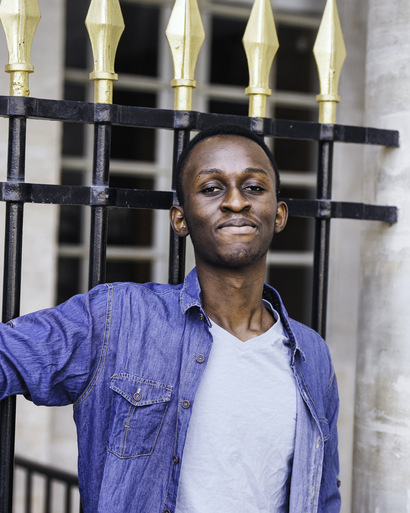
%> input picture Probabilites/TP3/Images/Joel.png, 410 x 513 px
$ octave exercice_1.m   (GNU Octave 9; MATLAB toolbox functions it lacks are replaced by stand-ins)
%> lines starting %> are read from the running program, lines starting %| are printed output that depends on the picture; in (x1, y1, x2, y2) boxes, pixels count from 0 and x2, y2 are one past the last pixel; in counts of white or black regions, pixels touching at a corner belong together; the program's own positions count from 1
### Probabilites/TP3/recursion.m
function [E,contour] = recursion(E,contour,i_germe,j_germe,voisins,G_x_n,G_y_n,card_max,cos_alpha)
% Fonction recursive permettant de construire un ensemble candidat E

G_x_n_germe = G_x_n(i_germe,j_germe);
G_y_n_germe = G_y_n(i_germe,j_germe);
nb_voisins = size(voisins,1);
k = 1;
while k<=nb_voisins & size(E,1)<=card_max
	i_voisin = i_germe+voisins(k,1);
	j_voisin = j_germe+voisins(k,2);
	if contour(i_voisin,j_voisin)
         psc = (G_x_n_germe*G_x_n(i_voisin,j_voisin) + G_y_n_germe*G_y_n(i_voisin,j_voisin));
         if psc > cos_alpha
             contour(i_voisin,j_voisin) = 0;
             E = [E;[i_voisin,j_voisin]];
             [E,contour] = recursion(E,contour,i_voisin,j_voisin,voisins,G_x_n,G_y_n,card_max,cos_alpha);
        end


		% Dans cette boucle, il vous faut :
		% - Calculer le produit scalaire entre le gradient du germe et le gradient du voisin
		% - Si ce produit scalaire est superieur a cos_alpha :
		%	+ Mettre a jour "contour"
		%	+ Mettre a jour "E" par concatenation
		%	+ Lancer l'appel recursif sur le voisin eligible

	end
	k = k+1;
end

### Probabilites/TP3/exercice_1.m
clear;
close all;
taille_ecran = get(0,'ScreenSize');
L = taille_ecran(3);
H = taille_ecran(4);

% Parametres :
set(0,'RecursionLimit',1000);		% Pour eviter les erreurs a l'execution
alpha = pi/180*12;			% Seuil sur l'orientation du gradient (en radians)
cos_alpha = cos(alpha);
S = 2/sin(alpha);			% Seuil sur la norme du gradient (decoule d'une etude theorique)

% Lecture de l'image :
% I = imread('Images/Morlaix.png');
%I = imread('Images/Piree.png');
% I = imread('Images/chaises.png');
I = imread('Images/Joel.png');
%> I is the input picture: size 513x410x3 uint8; mean R, G, B 120.9, 119.5, 132
if size(I,3)==3
	I = rgb2gray(I);
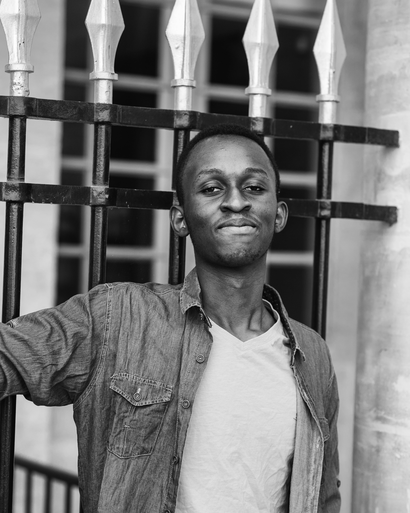
%> I: size 513x410 uint8; min 0, max 254, mean 121.3
end
I = imresize(I,0.8);
%> I: size 411x328 uint8
[nb_lignes,nb_colonnes] = size(I);
%> nb_lignes = 411; nb_colonnes = 328

% Parametres :
diagonale = floor(sqrt(nb_lignes^2+nb_colonnes^2));
%> diagonale = 525
card_max = floor(diagonale/2);
%> card_max = 262
card_min = floor(card_max/20);
%> card_min = 13

% Affichage de l'image :
figure('Name','Ensembles candidats','Position',[0,0,L,0.67*H]);
subplot(1,2,1);
imagesc(I);
axis equal;
axis off;
colormap gray;
hold on;

% Gradient du niveau de gris (x vers la droite, y vers le bas) :
I = double(I);
%> I: size 411x328 double
[G_x,G_y] = gradient(I);
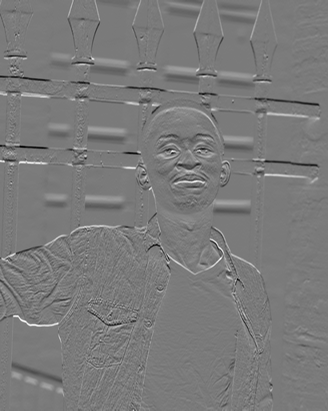
%> G_y: size 411x328 double; min -94.5, max 101.5, mean 0; drawn with min black and max white
G_norme = sqrt(G_x.^2+G_y.^2);
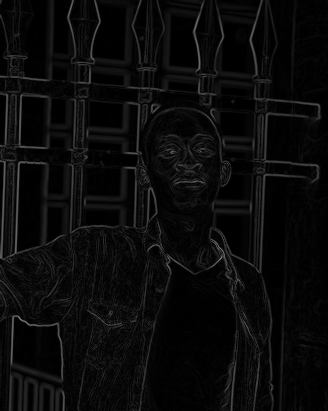
%> G_norme: size 411x328 double; min 0, max 130.2, mean 10.7

% Selection des pixels de contour :
contour = G_norme>S;
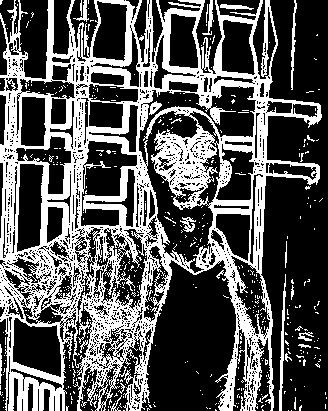
%> contour: size 411x328 logical; 34.9% white; 464 white regions (442 under 20 px), largest, box (x1, y1, x2, y2) and area: (0, 0, 322, 411) 44058, (279, 274, 286, 411) 356, (291, 0, 297, 90) 218

% Pas de pixel de contour sur le bord de l'image => Traitement simplifie !
contour([1 nb_lignes],:) = 0;
contour(:,[1 nb_colonnes]) = 0;
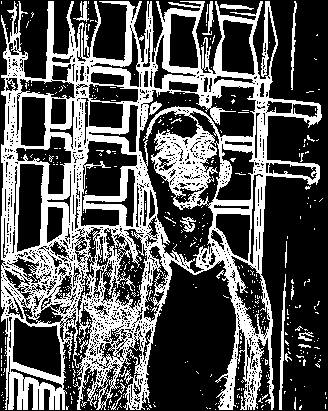
%> contour: size 411x328 logical; 34.6% white; 464 white regions (443 under 20 px), largest, box (x1, y1, x2, y2) and area: (1, 1, 322, 410) 43775, (279, 274, 286, 410) 353, (291, 1, 297, 90) 216

% Tri des pixels de contour :
indices_contour = find(contour);
%> indices_contour = 46610 values from 413 to 134385
[~,indices] = sort(G_norme(indices_contour),'descend');
indices_contour = indices_contour(indices);

% Affichage d'une petite fleche sur les pixels de contour :
[i,j] = ind2sub(size(I),indices_contour);
quiver(j,i,G_x(indices_contour),G_y(indices_contour),'r');		% Attention : x = j et y = i
axis equal;
title('Pixels de contour','FontSize',30);
drawnow;

% Boucle de traitement des pixels de contour :
liste_E = [];
voisins = [-1 -1 ; -1 0 ; -1 1 ; 0 1 ; 1 1 ; 1 0 ; 1 -1 ; 0 -1];	% 8 plus proches voisins
G_norme(~G_norme) = 1;							% Pour eviter les divisions par 0
%> G_norme: size 411x328 double; 2.23% of pixels changed, all inside (x1, y1, x2, y2) = (0, 0, 328, 411)
G_x_n = G_x./G_norme;							% Gradient normalise
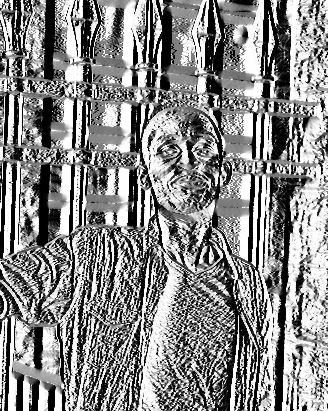
%> G_x_n: size 411x328 double; min -1, max 1, mean 0.0678; drawn with min black and max white
G_y_n = G_y./G_norme;
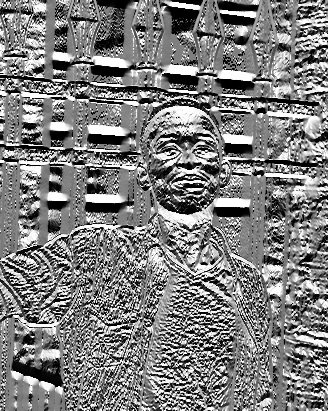
%> G_y_n: size 411x328 double; min -1, max 1, mean -0.00846; drawn with min black and max white
%> the run ends on the next line
while length(indices_contour)>0

	% Pixel dont la norme du gradient est la plus elevee = "germe" :
	indice_germe = indices_contour(1);
	[i_germe,j_germe] = ind2sub(size(I),indice_germe);
	contour(i_germe,j_germe) = 0;
	E = [i_germe j_germe];

	% Construction recursive de l'ensemble E :
	[E,contour] = recursion(E,contour,i_germe,j_germe,voisins,G_x_n,G_y_n,card_max,cos_alpha);

$ run again, with Probabilites/TP3/Images/Piree.png copied over Probabilites/TP3/Images/Joel.png
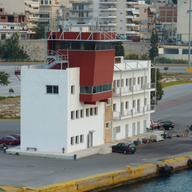
%> input picture Probabilites/TP3/Images/Piree.png, 192 x 192 px
%> I is the input picture: size 192x192x3 uint8; mean R, G, B 126.3, 125.9, 121.1
%> `contour(:,[1 nb_colonnes]) = 0;`:
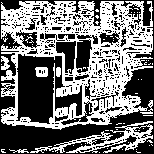
%> contour: size 154x154 logical; 45.9% white; 67 white regions (60 under 20 px), largest, box (x1, y1, x2, y2) and area: (1, 1, 153, 130) 9343, (30, 121, 153, 153) 1029, (35, 67, 48, 77) 107
%> indices_contour = 10887 values from 157 to 23554
%> the loop `while length(indices_contour)>0` made 4126 passes
%> (indice_germe, i_germe, j_germe, E) on passes 6, 13, 18, 20, 21: (9483, 89, 62, [89 62; 88 63; 88 62]), (1255, 23, 9, [23 9; 22 9; 23 10; 23 8]), (19015, 73, 124, [73 124; 73 123; 74 123; 73 122]), (16652, 20, 109, [20 109; 20 108; 19 109; 20 110; 21 111; 21 110]), (1717, 23, 12, [23 12; 22 12; 23 11; 24 12])
%> after the loop `while length(indices_contour)>0`: liste_E = 408 items
%> the loop `for k = 1:length(liste_E)` made 408 passes
%> `title('Ensembles candidats','FontSize',30);`:
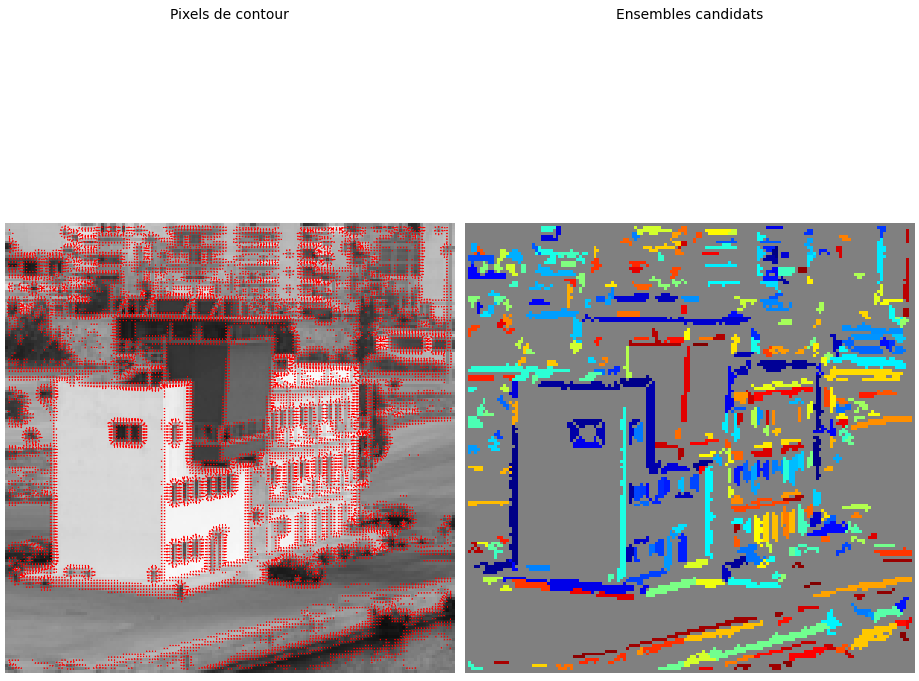
%> figure redrawn from the program's plot data, 2 panels

$ run again, with Probabilites/TP3/Images/chaises.png copied over Probabilites/TP3/Images/Joel.png
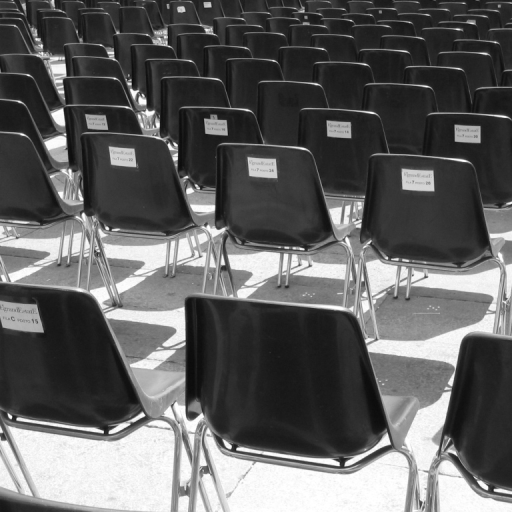
%> input picture Probabilites/TP3/Images/chaises.png, 512 x 512 px
%> I is the input picture: size 512x512 uint8; min 10, max 255, mean 96.7
%> `contour(:,[1 nb_colonnes]) = 0;`:
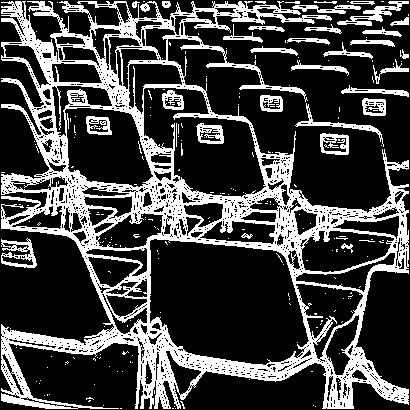
%> contour: size 410x410 logical; 26.9% white; 235 white regions (203 under 20 px), largest, box (x1, y1, x2, y2) and area: (1, 1, 409, 409) 38690, (337, 1, 409, 26) 521, (1, 238, 37, 268) 491
%> indices_contour = 45268 values from 413 to 167685
%> `G_y_n = G_y./G_norme;`:
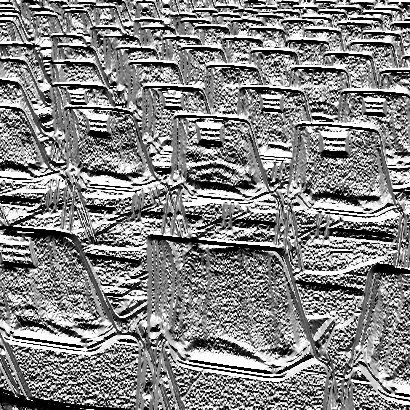
%> G_y_n: size 410x410 double; min -1, max 1, mean 0.0457; drawn with min black and max white
